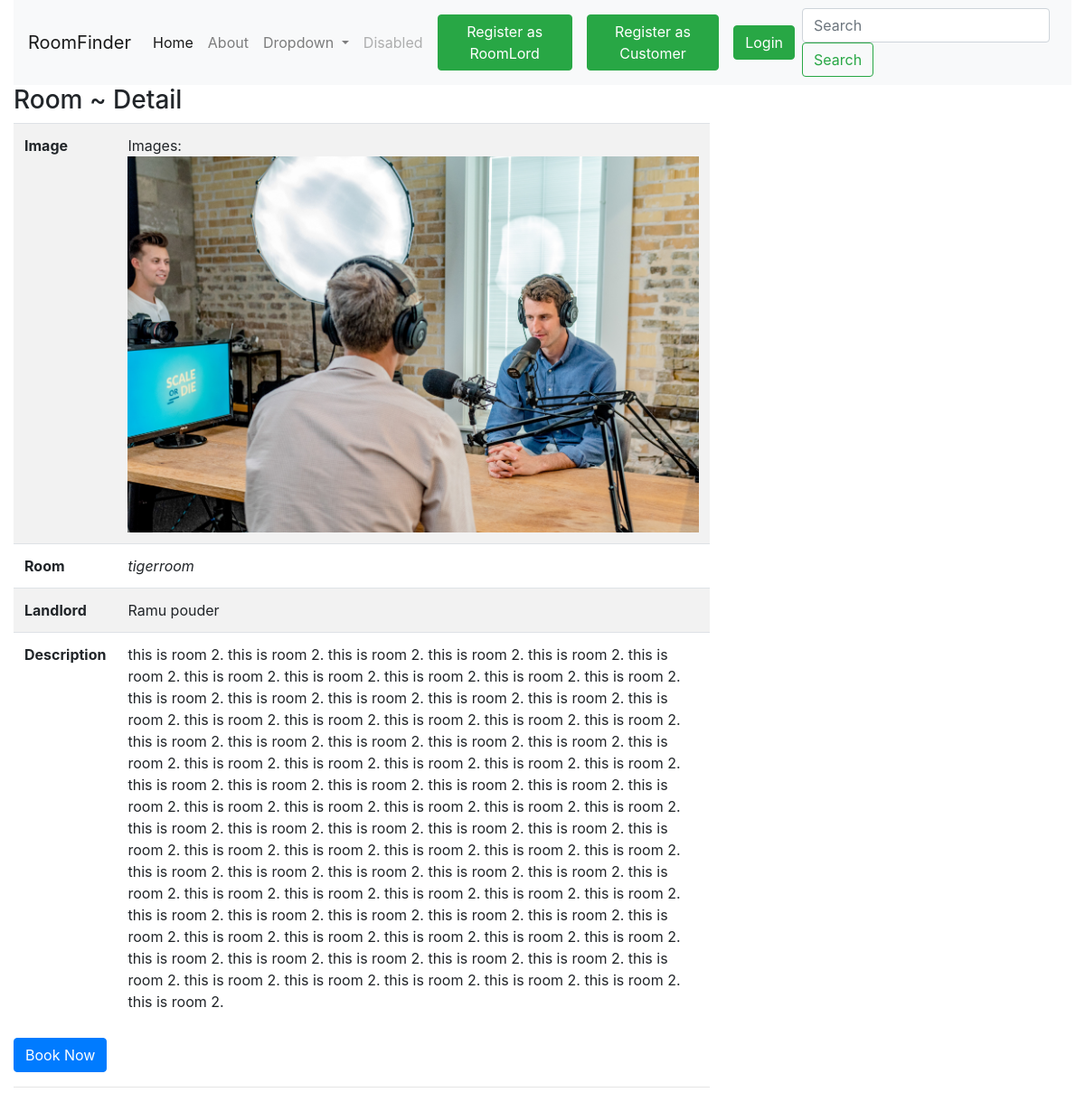
Screenshot of /room/2/detail/ with the database file from the repository.
### rentapp/models.py (models this page shows, shortened)
class TimeStamp(models.Model):
    created_at = models.DateTimeField(auto_now_add=True)
    updated_at = models.DateTimeField(auto_now=True)
    class Meta:
        abstract = True

class Room(TimeStamp):
    title = models.CharField(max_length=200)
    landLord = models.ForeignKey(LandLord, on_delete=models.CASCADE)
    image = models.ImageField(upload_to="room", null=True, blank=True)
    description = models.TextField()

class LandLord(TimeStamp):
    user = models.OneToOneField(User, on_delete=models.CASCADE)
    full_name = models.CharField(max_length=200)
    mobile = models.CharField(max_length=200)
    phone = models.CharField(max_length=200, null=True, blank=True)
    adress = models.CharField(max_length=200, null=True, blank=True)
    email = models.EmailField()

### rentapp/views.py (the view, shortened to what this page needs)
# urls.py: path("room/<int:pk>/detail/", RoomDetailView.as_view(), name="roomDetail"),
class RoomDetailView(DetailView):
    template_name = "normal/roomDetail.html"
    model = Room
    context_object_name = "room"
    def get_context_data(self, **kwargs):
        context = super().get_context_data(**kwargs)
        bookingStatus = False
        context['bookingStatus'] = bookingStatus
        return context

### templates/normal/roomDetail.html
{% extends 'normal/base.html' %}
    {% block content %}
    <div class = "row">
        <div class = "col-md-8">
            <h3>Room ~ Detail</h3>
            <table class="table table-striped">
                <tr>
                    <th>Image</th>
                    <td>       {% if room.image %}
                        Images: <img src="{{room.image.url}}" class="img-fluid" alt="Card image cap" />
                        {% endif %}</td>
                </tr>
                <tr>
                    <th>Room</th>
                    <td><i>{{room.title}}</i> </td>
                </tr>
                <tr>
                    <th>Landlord</th>
                    <td>{{room.landLord.full_name}}</td>
                </tr>
                <tr>
                    <th>Description</th>
                    <td>
                        {{room.description}}
                    </td>
                </tr>
            </table>
            {% if bookingStatus %}
            <a href="{% url 'rentapp:bookcancel' room.id %}" class="btn btn-primary">Cancel your booking </a>
            {% else  %}
            <a href="{% url 'rentapp:roombook' room.id %}" class="btn btn-primary">Book Now</a>
            {% endif %}
    <br><hr>
    {% endblock %}

### rows the page displays
Room: image (picture), title "tigerroom", landLord.full_name "Ramu pouder", description "this is room 2. this is room 2. this is room 2. this is room 2. this is room 2. this is room 2. this is room 2. this is room 2. this is room 2. this is room 2. this is room 2. this is room 2. this is room 2. this is room 2. this is room 2. this is room 2. this is room 2. this is room 2. this is room 2. this is room 2. this is room 2. this is room 2. this is room 2. this is room 2. this is room 2. this is room 2. this is room 2. this is room 2. this is room 2. this is room 2. this is room 2. this is room 2. this is room 2. this is room 2. this is room 2. this is room 2. this is room 2. this is room 2. this is room 2. this is room 2. this is room 2. this is room 2. this is room 2. this is…"
